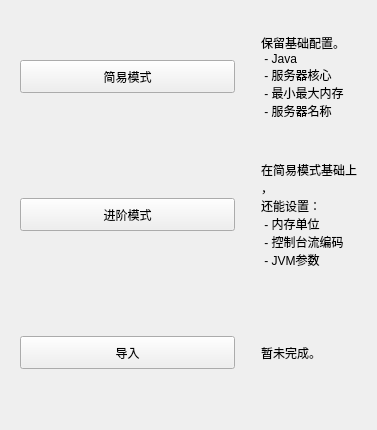
     <widget class="QWidget" name="guideNewServerPage">
      <layout class="QVBoxLayout" name="guideNewServerVerticalLayout">
       <item>
        <widget class="QWidget" name="noobNewServerWidget" native="true">
         <property name="sizePolicy">
          <sizepolicy hsizetype="Preferred" vsizetype="Fixed">
           <horstretch>0</horstretch>
           <verstretch>0</verstretch>
          </sizepolicy>
         </property>
         <property name="minimumSize">
          <size>
           <width>0</width>
           <height>132</height>
          </size>
         </property>
         <layout class="QHBoxLayout" name="guideNoobHorizontalLayout">
          <item>
           <widget class="PrimaryPushButton" name="noobNewServerBtn">
            <property name="sizePolicy">
             <sizepolicy hsizetype="Fixed" vsizetype="Fixed">
              <horstretch>0</horstretch>
              <verstretch>0</verstretch>
             </sizepolicy>
            </property>
            <property name="minimumSize">
             <size>
              <width>215</width>
              <height>33</height>
             </size>
            </property>
            <property name="maximumSize">
             <size>
              <width>215</width>
              <height>33</height>
             </size>
            </property>
            <property name="text">
             <string>简易模式</string>
            </property>
           </widget>
          </item>
          <item>
           <spacer name="noobNewServerSpacer">
            <property name="orientation">
             <enum>Qt::Horizontal</enum>
            </property>
            <property name="sizeType">
             <enum>QSizePolicy::Fixed</enum>
            </property>
            <property name="sizeHint" stdset="0">
             <size>
              <width>20</width>
              <height>20</height>
             </size>
            </property>
           </spacer>
          </item>
          <item>
           <widget class="StrongBodyLabel" name="noobNewServerIntro">
            <property name="sizePolicy">
             <sizepolicy hsizetype="Preferred" vsizetype="Fixed">
              <horstretch>0</horstretch>
              <verstretch>0</verstretch>
             </sizepolicy>
            </property>
            <property name="text">
             <string>保留基础配置。
 - Java
 - 服务器核心
 - 最小最大内存
 - 服务器名称</string>
            </property>
            <property name="textFormat">
             <enum>Qt::MarkdownText</enum>
            </property>
           </widget>
          </item>
         </layout>
        </widget>
       </item>
       <item>
        <widget class="QWidget" name="extendedNewServerWidget" native="true">
         <property name="sizePolicy">
          <sizepolicy hsizetype="Preferred" vsizetype="Fixed">
           <horstretch>0</horstretch>
           <verstretch>0</verstretch>
          </sizepolicy>
         </property>
         <property name="minimumSize">
          <size>
           <width>0</width>
           <height>132</height>
          </size>
         </property>
         <layout class="QHBoxLayout" name="guideExtendedHorizontalLayout">
          <item>
           <widget class="PrimaryPushButton" name="extendedNewServerBtn">
            <property name="sizePolicy">
             <sizepolicy hsizetype="Fixed" vsizetype="Fixed">
              <horstretch>0</horstretch>
              <verstretch>0</verstretch>
             </sizepolicy>
            </property>
            <property name="minimumSize">
             <size>
              <width>215</width>
              <height>33</height>
             </size>
            </property>
            <property name="maximumSize">
             <size>
              <width>215</width>
              <height>33</height>
             </size>
            </property>
            <property name="text">
             <string>进阶模式</string>
            </property>
           </widget>
          </item>
          <item>
           <spacer name="extendedNewServerSpacer">
            <property name="orientation">
             <enum>Qt::Horizontal</enum>
            </property>
            <property name="sizeType">
             <enum>QSizePolicy::Fixed</enum>
            </property>
            <property name="sizeHint" stdset="0">
             <size>
              <width>20</width>
              <height>20</height>
             </size>
            </property>
           </spacer>
          </item>
          <item>
           <widget class="StrongBodyLabel" name="extendedNewServerIntro">
            <property name="sizePolicy">
             <sizepolicy hsizetype="Preferred" vsizetype="Fixed">
              <horstretch>0</horstretch>
              <verstretch>0</verstretch>
             </sizepolicy>
            </property>
            <property name="text">
             <string>在简易模式基础上
，
还能设置：
 - 内存单位
 - 控制台流编码
 - JVM参数</string>
            </property>
            <property name="textFormat">
             <enum>Qt::MarkdownText</enum>
            </property>
           </widget>
          </item>
         </layout>
        </widget>
       </item>
       <item>
        <widget class="QWidget" name="importNewServerWidget" native="true">
         <property name="sizePolicy">
          <sizepolicy hsizetype="Preferred" vsizetype="Fixed">
           <horstretch>0</horstretch>
           <verstretch>0</verstretch>
          </sizepolicy>
         </property>
         <property name="minimumSize">
          <size>
           <width>0</width>
           <height>132</height>
          </size>
         </property>
         <layout class="QHBoxLayout" name="guideImportHorizontalLayout">
          <item>
           <widget class="PrimaryPushButton" name="importNewServerBtn">
            <property name="sizePolicy">
             <sizepolicy hsizetype="Fixed" vsizetype="Fixed">
              <horstretch>0</horstretch>
              <verstretch>0</verstretch>
             </sizepolicy>
            </property>
            <property name="minimumSize">
             <size>
              <width>215</width>
              <height>33</height>
             </size>
            </property>
            <property name="maximumSize">
             <size>
              <width>215</width>
              <height>33</height>
             </size>
            </property>
            <property name="text">
             <string>导入</string>
            </property>
           </widget>
          </item>
          <item>
           <spacer name="importNewServerSpacer">
            <property name="orientation">
             <enum>Qt::Horizontal</enum>
            </property>
            <property name="sizeType">
             <enum>QSizePolicy::Fixed</enum>
            </property>
            <property name="sizeHint" stdset="0">
             <size>
              <width>20</width>
              <height>20</height>
             </size>
            </property>
           </spacer>
          </item>
          <item>
           <widget class="StrongBodyLabel" name="importNewServerIntro">
            <property name="sizePolicy">
             <sizepolicy hsizetype="Preferred" vsizetype="Fixed">
              <horstretch>0</horstretch>
              <verstretch>0</verstretch>
             </sizepolicy>
            </property>
            <property name="text">
             <string>暂未完成。</string>
            </property>
            <property name="textFormat">
             <enum>Qt::MarkdownText</enum>
            </property>
           </widget>
          </item>
         </layout>
        </widget>
       </item>
      </layout>
     </widget>
